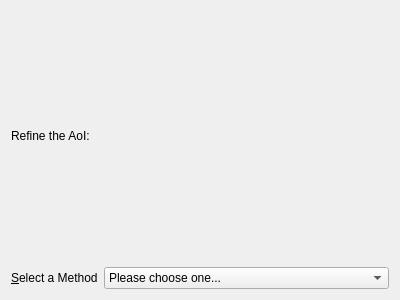
<?xml version="1.0" encoding="UTF-8"?>
<ui version="4.0">
 <class>Page3</class>
 <widget class="QWizardPage" name="Page3">
  <property name="geometry">
   <rect>
    <x>0</x>
    <y>0</y>
    <width>400</width>
    <height>300</height>
   </rect>
  </property>
  <property name="windowTitle">
   <string>WizardPage</string>
  </property>
  <property name="title">
   <string>Initiation and Planning</string>
  </property>
  <property name="subTitle">
   <string>Conclusion</string>
  </property>
  <layout class="QVBoxLayout" name="verticalLayout">
   <item>
    <widget class="QLabel" name="label">
     <property name="text">
      <string>Refine the AoI:</string>
     </property>
     <property name="wordWrap">
      <bool>true</bool>
     </property>
    </widget>
   </item>
   <item>
    <layout class="QHBoxLayout" name="horizontalLayout">
     <item>
      <widget class="QLabel" name="lbMethod2">
       <property name="sizePolicy">
        <sizepolicy hsizetype="Fixed" vsizetype="Preferred">
         <horstretch>0</horstretch>
         <verstretch>0</verstretch>
        </sizepolicy>
       </property>
       <property name="text">
        <string>&amp;Select a Method</string>
       </property>
       <property name="scaledContents">
        <bool>false</bool>
       </property>
       <property name="wordWrap">
        <bool>true</bool>
       </property>
       <property name="buddy">
        <cstring>cmbMethod2</cstring>
       </property>
      </widget>
     </item>
     <item>
      <widget class="QComboBox" name="cmbMethod2">
       <item>
        <property name="text">
         <string>Please choose one...</string>
        </property>
       </item>
       <item>
        <property name="text">
         <string>Free-hand interactive</string>
        </property>
       </item>
       <item>
        <property name="text">
         <string>From list of countries/regions</string>
        </property>
       </item>
       <item>
        <property name="text">
         <string>From list of water areas</string>
        </property>
       </item>
      </widget>
     </item>
    </layout>
   </item>
  </layout>
 </widget>
 <resources>
  <include location="resources.qrc"/>
 </resources>
 <connections/>
</ui>
